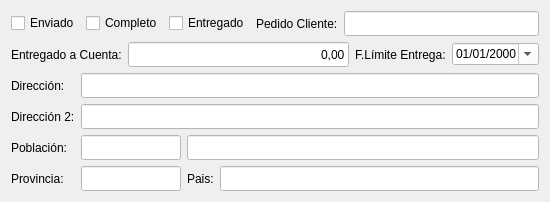
            <widget class="QWidget" name="tab_4">
             <attribute name="title">
              <string>Estado</string>
             </attribute>
             <layout class="QGridLayout" name="gridLayout_10">
              <item row="0" column="0" colspan="4">
               <layout class="QHBoxLayout" name="horizontalLayout_3">
                <item>
                 <widget class="QCheckBox" name="chklEnviado">
                  <property name="text">
                   <string>Enviado</string>
                  </property>
                 </widget>
                </item>
                <item>
                 <widget class="QCheckBox" name="chklCompleto">
                  <property name="text">
                   <string>Completo</string>
                  </property>
                 </widget>
                </item>
                <item>
                 <widget class="QCheckBox" name="chklEntregado">
                  <property name="text">
                   <string>Entregado</string>
                  </property>
                 </widget>
                </item>
                <item>
                 <widget class="QLabel" name="label_24">
                  <property name="text">
                   <string>Pedido Cliente:</string>
                  </property>
                 </widget>
                </item>
                <item>
                 <widget class="QLineEdit" name="txtcPedidoCliente">
                  <property name="minimumSize">
                   <size>
                    <width>0</width>
                    <height>25</height>
                   </size>
                  </property>
                  <property name="styleSheet">
                   <string notr="true">background-color: rgb(255, 255, 255);</string>
                  </property>
                 </widget>
                </item>
               </layout>
              </item>
              <item row="1" column="0">
               <layout class="QHBoxLayout" name="horizontalLayout_4">
                <item>
                 <widget class="QLabel" name="label_20">
                  <property name="text">
                   <string>Entregado a Cuenta:</string>
                  </property>
                 </widget>
                </item>
                <item>
                 <widget class="QLineEdit" name="txtrACuenta">
                  <property name="minimumSize">
                   <size>
                    <width>0</width>
                    <height>25</height>
                   </size>
                  </property>
                  <property name="styleSheet">
                   <string notr="true">background-color: rgb(255, 255, 255);</string>
                  </property>
                  <property name="text">
                   <string>0,00</string>
                  </property>
                  <property name="alignment">
                   <set>Qt::AlignRight|Qt::AlignTrailing|Qt::AlignVCenter</set>
                  </property>
                 </widget>
                </item>
               </layout>
              </item>
              <item row="1" column="1">
               <widget class="QLabel" name="label_42">
                <property name="text">
                 <string>F.Límite Entrega:</string>
                </property>
               </widget>
              </item>
              <item row="1" column="2" colspan="2">
               <widget class="QDateEdit" name="txtdFechaLimiteEntrega">
                <property name="styleSheet">
                 <string notr="true">background-color: rgb(255, 255, 255);</string>
                </property>
                <property name="displayFormat">
                 <string>dd/MM/yyyy</string>
                </property>
                <property name="calendarPopup">
                 <bool>true</bool>
                </property>
               </widget>
              </item>
              <item row="2" column="0" rowspan="2" colspan="4">
               <layout class="QGridLayout" name="gridLayout_7">
                <item row="0" column="0">
                 <widget class="QLabel" name="label_38">
                  <property name="text">
                   <string>Dirección:</string>
                  </property>
                 </widget>
                </item>
                <item row="0" column="1" colspan="3">
                 <widget class="QLineEdit" name="txtcDireccionEntrega">
                  <property name="minimumSize">
                   <size>
                    <width>0</width>
                    <height>25</height>
                   </size>
                  </property>
                  <property name="styleSheet">
                   <string notr="true">background-color: rgb(255, 255, 255);</string>
                  </property>
                 </widget>
                </item>
                <item row="1" column="0">
                 <widget class="QLabel" name="label_41">
                  <property name="text">
                   <string>Dirección 2:</string>
                  </property>
                 </widget>
                </item>
                <item row="1" column="1" colspan="3">
                 <widget class="QLineEdit" name="txtcDireccionEntrega_2">
                  <property name="minimumSize">
                   <size>
                    <width>0</width>
                    <height>25</height>
                   </size>
                  </property>
                  <property name="styleSheet">
                   <string notr="true">background-color: rgb(255, 255, 255);</string>
                  </property>
                 </widget>
                </item>
                <item row="2" column="0">
                 <widget class="QLabel" name="label_40">
                  <property name="text">
                   <string>Población:</string>
                  </property>
                 </widget>
                </item>
                <item row="2" column="1">
                 <widget class="QLineEdit" name="txtcCpEntrega">
                  <property name="minimumSize">
                   <size>
                    <width>100</width>
                    <height>25</height>
                   </size>
                  </property>
                  <property name="maximumSize">
                   <size>
                    <width>70</width>
                    <height>16777215</height>
                   </size>
                  </property>
                  <property name="styleSheet">
                   <string notr="true">background-color: rgb(255, 255, 255);</string>
                  </property>
                 </widget>
                </item>
                <item row="2" column="2" colspan="2">
                 <widget class="QLineEdit" name="txtcPoblacionEntrega">
                  <property name="sizePolicy">
                   <sizepolicy hsizetype="Expanding" vsizetype="Fixed">
                    <horstretch>0</horstretch>
                    <verstretch>0</verstretch>
                   </sizepolicy>
                  </property>
                  <property name="minimumSize">
                   <size>
                    <width>0</width>
                    <height>25</height>
                   </size>
                  </property>
                  <property name="styleSheet">
                   <string notr="true">background-color: rgb(255, 255, 255);</string>
                  </property>
                 </widget>
                </item>
                <item row="3" column="0">
                 <widget class="QLabel" name="label_39">
                  <property name="text">
                   <string>Provincia:</string>
                  </property>
                 </widget>
                </item>
                <item row="3" column="1">
                 <widget class="QLineEdit" name="txtcProvinciaEntrega">
                  <property name="minimumSize">
                   <size>
                    <width>0</width>
                    <height>25</height>
                   </size>
                  </property>
                  <property name="maximumSize">
                   <size>
                    <width>100</width>
                    <height>16777215</height>
                   </size>
                  </property>
                  <property name="styleSheet">
                   <string notr="true">background-color: rgb(255, 255, 255);</string>
                  </property>
                 </widget>
                </item>
                <item row="3" column="2">
                 <widget class="QLabel" name="label_37">
                  <property name="text">
                   <string>Pais:</string>
                  </property>
                 </widget>
                </item>
                <item row="3" column="3">
                 <widget class="QLineEdit" name="txtcPaisEntrega">
                  <property name="minimumSize">
                   <size>
                    <width>0</width>
                    <height>25</height>
                   </size>
                  </property>
                  <property name="styleSheet">
                   <string notr="true">background-color: rgb(255, 255, 255);</string>
                  </property>
                 </widget>
                </item>
               </layout>
              </item>
             </layout>
            </widget>
